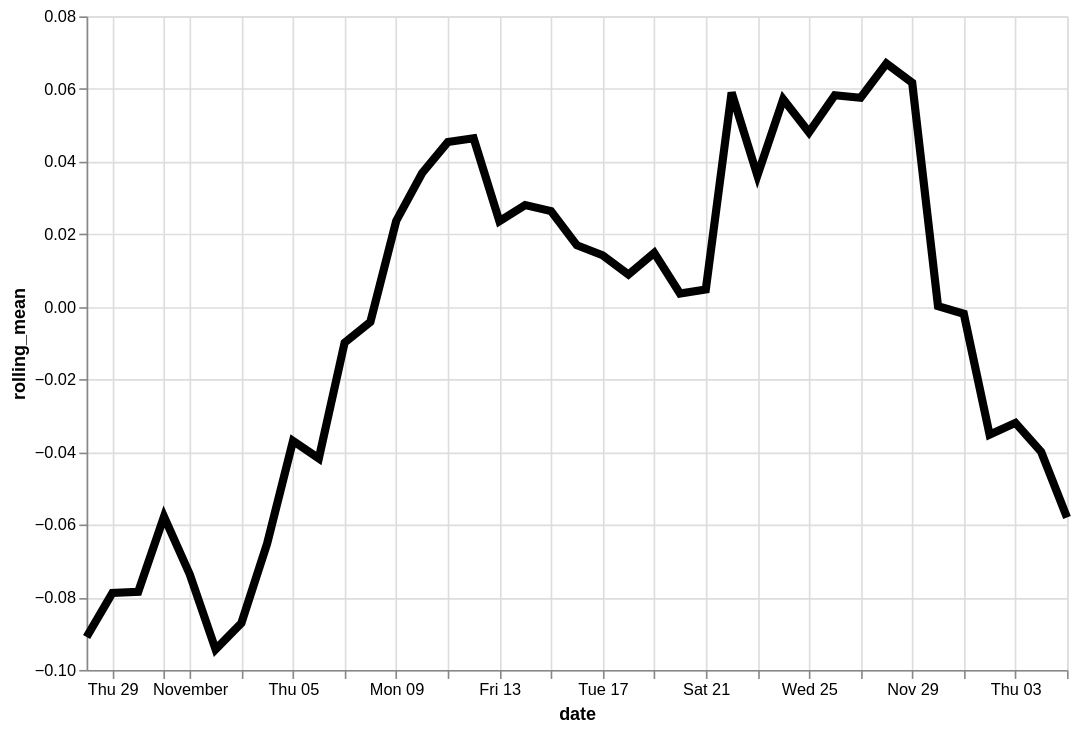

Describe this chart as a Vega-Lite specification.
### Vega-Lite specification from a JSON file in a GitHub repository (floating-point values rounded to 4 significant figures)
{"config": {"view": {"continuousWidth": 400, "continuousHeight": 300}}, "data": {"name": "data-abbf2fef39f3f176e1d693e3a27166a9"}, "mark": {"type": "line", "color": "black", "size": 5}, "encoding": {"x": {"type": "temporal", "field": "date"}, "y": {"type": "quantitative", "field": "rolling_mean"}}, "height": 400, "transform": [{"window": [{"op": "mean", "field": "residual", "as": "rolling_mean"}], "frame": [-4, 3]}], "width": 600, "$schema": "https://vega.github.io/schema/vega-lite/v4.8.1.json", "datasets": {"data-abbf2fef39f3f176e1d693e3a27166a9": [{"date": "2020-10-28", "residual": 0.03726}, {"date": "2020-10-29", "residual": -0.1187}, {"date": "2020-10-30", "residual": -0.201}, {"date": "2020-10-31", "residual": -0.08129}, {"date": "2020-11-01", "residual": -0.03028}, {"date": "2020-11-02", "residual": -0.07675}, {"date": "2020-11-03", "residual": 0.06638}, {"date": "2020-11-04", "residual": -0.1852}, {"date": "2020-11-05", "residual": -0.128}, {"date": "2020-11-06", "residual": -0.06056}, {"date": "2020-11-07", "residual": -0.02524}, {"date": "2020-11-08", "residual": 0.1441}, {"date": "2020-11-09", "residual": -0.06868}, {"date": "2020-11-10", "residual": 0.1782}, {"date": "2020-11-11", "residual": 0.1124}, {"date": "2020-11-12", "residual": 0.03712}, {"date": "2020-11-13", "residual": -0.02305}, {"date": "2020-11-14", "residual": 0.008082}, {"date": "2020-11-15", "residual": -0.01685}, {"date": "2020-11-16", "residual": -0.03871}, {"date": "2020-11-17", "residual": -0.03295}, {"date": "2020-11-18", "residual": 0.165}, {"date": "2020-11-19", "residual": 0.03715}, {"date": "2020-11-20", "residual": 0.015}, {"date": "2020-11-21", "residual": -0.06572}, {"date": "2020-11-22", "residual": 0.05587}, {"date": "2020-11-23", "residual": -0.1062}, {"date": "2020-11-24", "residual": -0.02993}, {"date": "2020-11-25", "residual": 0.4011}, {"date": "2020-11-26", "residual": -0.01816}, {"date": "2020-11-27", "residual": 0.2055}, {"date": "2020-11-28", "residual": -0.0578}, {"date": "2020-11-29", "residual": 0.01597}, {"date": "2020-11-30", "residual": 0.05032}, {"date": "2020-12-01", "residual": -0.03067}, {"date": "2020-12-02", "residual": -0.07231}, {"date": "2020-12-03", "residual": -0.09141}, {"date": "2020-12-04", "residual": -0.03497}, {"date": "2020-12-05", "residual": -0.06069}]}}
